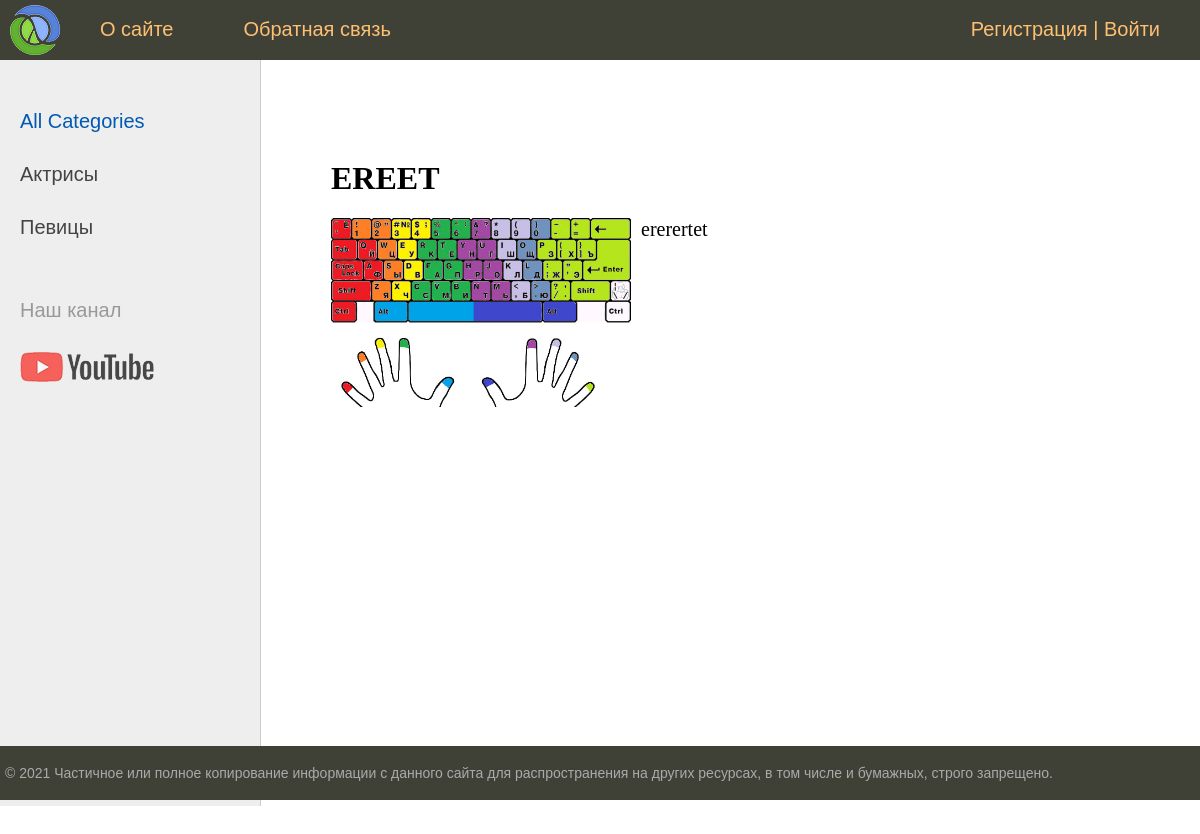
Screenshot of /post/retetetr/ with the database file from the repository.
### women/models.py (models this page shows, shortened)
class Category(models.Model):
    name = models.CharField(max_length=100, db_index=True, verbose_name='Category')
    slug = models.SlugField(max_length=255, unique=True, db_index=True, verbose_name='URL')
    def get_absolute_url(self):
        return reverse('category', kwargs={'cat_slug': self.slug}) # pk is internal attribute of Model. It's 'primary key'
    class Meta:
        verbose_name = 'Category'
        verbose_name_plural = 'Categories'
        ordering = ['id']

class Women(models.Model):
    title = models.CharField(max_length=255, verbose_name='Заголовок') # 'vervose_name' is alternative name for admin panel
    slug = models.SlugField(max_length=255, unique=True, db_index=True, verbose_name='URL')
    content = models.TextField(blank=True)
    photo = models.ImageField(upload_to='photos/%Y/%m/%d/')
    time_create = models.DateTimeField(auto_now_add=True)
    time_update = models.DateTimeField(auto_now=True)
    is_published = models.BooleanField(default=True)
    cat = models.ForeignKey('Category', on_delete=models.PROTECT)  # If add - related_name='get_posts', then we can use not "c.women_set.all()" but "c.get_posts.all()"
    def __str__(self):
        return self.title
    class Meta:
        verbose_name = 'Famous Women' # Add to end of name symbol 's'
        verbose_name_plural = 'Famous women' # So as not be symbol 's'
        ordering = ['-time_create', 'title'] # Sorting (and in the admin panel and on the site)

### women/views.py (the view)
# urls.py: path('post/<slug:post_slug>/', ShowPost.as_view(), name='post'),
class ShowPost(DataMixin, DetailView):
    model = Women
    template_name = 'women/post.html'
    slug_url_kwarg = 'post_slug'
    context_object_name = 'post'
    def get_context_data(self, *, object_list=None, **kwargs):
        context = super().get_context_data(**kwargs)
        c_def = self.get_user_context_data(title = context['post'])
        return dict(list(context.items()) + list(c_def.items()))

### women/templatetags/women_tags.py (called while the page is built)
@register.inclusion_tag('women/list_categories.html')
def show_categories(sort=None, cat_selected=0):
    if not sort:
        cats = Category.object.all()
    else:
        cats = Category.objects.order_by(sort)
    return {'cats': cats, 'cat_selected': cat_selected}

### women/utils.py (called while the page is built)
    def get_user_context_data(self, **kwargs):
        context = kwargs
        cats = Category.objects.annotate(Count('women'))
        user_menu = menu.copy()
        if not self.request.user.is_authenticated:
            user_menu.pop(1)
        context['menu'] = user_menu
        context['cats'] = cats
        if 'cat_selected' not in context:
            context['cat_selected'] = 0
        return context

### women/templates/women/post.html
{% extends 'women/base.html' %}
{% block content %}
<h1>{{post.title}}</h1>
{% if post.photo %}
<p><img class='img-article-left' src='{{post.photo.url}}'></p>
{% endif %}
{{post.content|linebreaks}}
{% endblock %}

### women/templates/women/base.html (shortened to what this page needs)
{% load static %}
{% load women_tags %}
<!DOCTYPE html>
<html>
<head>
	<link type="text/css" href="{% static 'women/css/styles.css' %}" rel="stylesheet" />
</head>
<body>
<table class="table-page" border=0 cellpadding="0" cellspacing="0">
<tr><td valign=top>
{% block mainmenu %}
		<div class="header">
			<ul id="mainmenu" class="mainmenu">
			<li class="logo"><a href="{% url 'home' %}"><div class="logo"></div></a></li>
{% for m in menu %}
			<li><a href="{% url m.url_name %}">{{m.title}}</a></li>
{% endfor %}
			<li class="last"><a href="{% url 'register' %}">Регистрация</a> |
				<a href="{% url 'login' %}">Войти</a></li>
			</ul>
		</div>
{% endblock mainmenu %}
<table class="table-content" border=0 cellpadding="0" cellspacing="0">
<tr>
	<td valign="top" class="left-chapters">
	<ul id="leftchapters">
{% if cat_selected == 0 %}
		<li class="selected">All Categories</li>
{% else %}
		<li><a href="{% url 'home' %}">All Categories</a></li>
{% endif %}
{% for c in cats %}
{% if c.women__count > 0 %}
		{% if c.pk == cat_selected %}
			<li class="selected">{{c.name}}</li>
		{% else %}
			<li><a href="{{ c.get_absolute_url }}">{{c.name}}</a></li>
		{% endif %}
{% endif %}
{% endfor %}
		<li class="share">
		<p>Наш канал</p>
		<a class="share-yt" href="https://www.youtube.com/channel/UClJzWfGWuGJL2t-3dYKcHTA/playlists" target="_blank" rel="nofollow"></a>
		</li>
	</ul>
</td>
<td valign="top" class="content">
	<div class="content-text">
{% block content %}
{% endblock %}
	</div>
</td></tr></table>
</td></tr>
<tr><td valign=top>
	<div id="footer">
		<p>&copy; 2021 Частичное или полное копирование информации с данного сайта для распространения на других ресурсах, в том числе и бумажных, строго запрещено.</p>
	</div>
</td></tr></table>
</body>
</html>

### women/static/women/css/styles.css (style rules this page uses)
html, body { font-family: 'Arial'; margin: 0; padding: 0; height: 100%; width: 100%; color: #444; }
a { color: #0059b2; text-decoration: none; }
img { max-width: 600px; height: auto; }
img.img-article-left { max-width: 300px; height: auto; float: left; padding: 0 10px 10px 0; }
.table-page { width: 100%; height: 100%; vertical-align: top; }
.table-page tr { height: 100%; }
.header { background: #3F4137; height: 60px; }
.logo { background: url('../images/logo.png') no-repeat 10px 5px; width: 70px; height: 60px; }
ul.mainmenu { list-style: none; margin: 0; padding: 0; height: 60px; color: #fdc073; font-size: 20px; overflow: hidden; }
ul.mainmenu li { float: left; margin: 18px 40px 0 30px; }
ul.mainmenu li.logo { margin: 0; }
ul.mainmenu li.last { float: right; }
ul.mainmenu li a { color: #fdc073; text-decoration: none; }
.table-content { width: 100%; min-height: 100%; height: 100%; }
.left-chapters { margin: 0; background: #eee; border-right: 1px solid #ccc; min-height: 100%; }
.left-chapters ul { width: 230px; min-height: 100%; margin: 0; padding: 20px 10px 10px 20px; list-style: none; font-size: 20px; }
.left-chapters ul li { margin: 30px 0 0 0; color: #999; }
.left-chapters ul li.selected { color: #0059b2; }
.left-chapters ul li a { color: #444; text-decoration: none; }
.left-chapters ul li.share { margin: 60px 0 0 0; }
.left-chapters ul li.share p { margin: 30px 0 30px 0; }
.left-chapters ul li.share a { display: inline-block; width: 40px; height: 40px; margin: 0 20px 0 0; }
.left-chapters ul li.share a.share-yt { width: 100%; height: 30px; background: url('../images/share_yt.png') no-repeat 0 0 }
.content { padding: 40px 20px 20px 40px; width: 100%; box-sizing: border-box; }
.content-text { margin: 60px 0 0 30px; color: #000; font-size: 20px; font-family: Yandex Sans Display Light; }
.content-text h1 { font-size: 32px; }
#footer { box-sizing: border-box; background: #3F4137; padding: 5px; color: #aaa; font-size: 14px; font-family: Verdana, Geneva, Arial, Helvetica; text-align: left; overflow: hidden; }

### rows the page displays
Category: name "Актрисы"
Category: name "Певицы"
Women: title "EREET", photo (picture), content "ererertet"

### other values shown
{{ m.title }} "О сайте" "Обратная связь"
